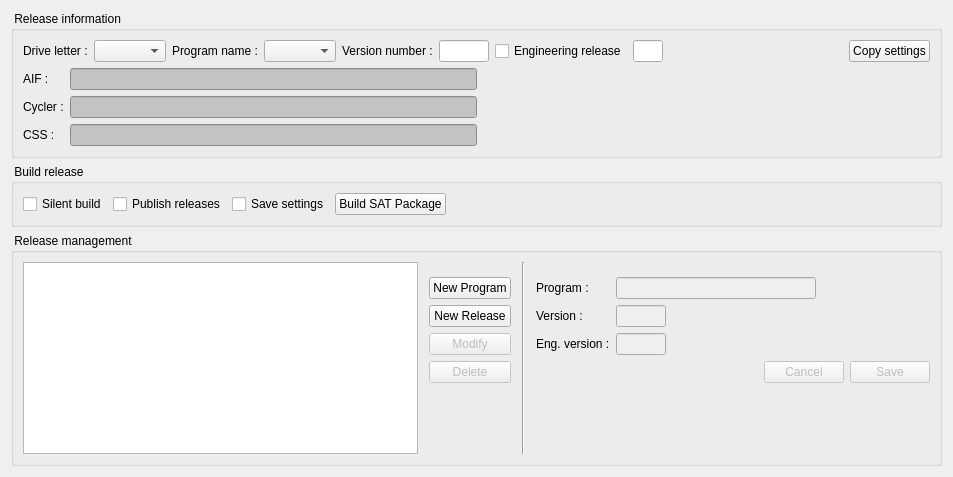
     <widget class="QWidget" name="tabMain">
      <attribute name="title">
       <string>SAT Release</string>
      </attribute>
      <layout class="QVBoxLayout" name="verticalLayout_9">
       <item>
        <widget class="QGroupBox" name="gbReleasInfo">
         <property name="title">
          <string> Release information </string>
         </property>
         <layout class="QVBoxLayout" name="verticalLayout_4">
          <item>
           <layout class="QHBoxLayout" name="horizontalLayout_10">
            <item>
             <widget class="QLabel" name="lblDrive">
              <property name="text">
               <string>Drive letter :</string>
              </property>
             </widget>
            </item>
            <item>
             <widget class="QComboBox" name="cmbDrive"/>
            </item>
            <item>
             <widget class="QLabel" name="lblProgramName">
              <property name="text">
               <string>Program name :</string>
              </property>
             </widget>
            </item>
            <item>
             <widget class="QComboBox" name="cmbProgramName"/>
            </item>
            <item>
             <widget class="QLabel" name="lblVersionNumber">
              <property name="text">
               <string>Version number :</string>
              </property>
             </widget>
            </item>
            <item>
             <widget class="QLineEdit" name="ledVersionNumber">
              <property name="maximumSize">
               <size>
                <width>50</width>
                <height>16777215</height>
               </size>
              </property>
             </widget>
            </item>
            <item>
             <widget class="QCheckBox" name="chkEngRelease">
              <property name="text">
               <string>Engineering release</string>
              </property>
             </widget>
            </item>
            <item>
             <widget class="QLineEdit" name="ledEngVersion">
              <property name="maximumSize">
               <size>
                <width>30</width>
                <height>16777215</height>
               </size>
              </property>
             </widget>
            </item>
            <item>
             <spacer name="horizontalSpacer_9">
              <property name="orientation">
               <enum>Qt::Horizontal</enum>
              </property>
              <property name="sizeHint" stdset="0">
               <size>
                <width>40</width>
                <height>20</height>
               </size>
              </property>
             </spacer>
            </item>
            <item>
             <widget class="QPushButton" name="pbCopySettings">
              <property name="text">
               <string>Copy settings</string>
              </property>
              <property name="icon">
               <iconset resource="vtitestmanager.qrc">
                <normaloff>:/images/refresh.png</normaloff>:/images/refresh.png</iconset>
              </property>
             </widget>
            </item>
           </layout>
          </item>
          <item>
           <layout class="QHBoxLayout" name="horizontalLayout_11">
            <item>
             <layout class="QFormLayout" name="formLayout">
              <item row="0" column="0">
               <widget class="QLabel" name="lblAIF">
                <property name="text">
                 <string>AIF :</string>
                </property>
               </widget>
              </item>
              <item row="0" column="1">
               <widget class="QLineEdit" name="ledAIFName">
                <property name="minimumSize">
                 <size>
                  <width>200</width>
                  <height>0</height>
                 </size>
                </property>
                <property name="autoFillBackground">
                 <bool>false</bool>
                </property>
                <property name="styleSheet">
                 <string notr="true">background-color: rgb(195, 195, 195);</string>
                </property>
                <property name="readOnly">
                 <bool>true</bool>
                </property>
               </widget>
              </item>
              <item row="1" column="0">
               <widget class="QLabel" name="lblCycler">
                <property name="text">
                 <string>Cycler :</string>
                </property>
               </widget>
              </item>
              <item row="1" column="1">
               <widget class="QLineEdit" name="ledCyclerName">
                <property name="minimumSize">
                 <size>
                  <width>200</width>
                  <height>0</height>
                 </size>
                </property>
                <property name="styleSheet">
                 <string notr="true">background-color: rgb(195, 195, 195);</string>
                </property>
                <property name="readOnly">
                 <bool>true</bool>
                </property>
               </widget>
              </item>
              <item row="2" column="0">
               <widget class="QLabel" name="lblCss">
                <property name="text">
                 <string>CSS :</string>
                </property>
               </widget>
              </item>
              <item row="2" column="1">
               <widget class="QLineEdit" name="ledCSSName">
                <property name="minimumSize">
                 <size>
                  <width>200</width>
                  <height>0</height>
                 </size>
                </property>
                <property name="styleSheet">
                 <string notr="true">background-color: rgb(195, 195, 195);</string>
                </property>
                <property name="readOnly">
                 <bool>true</bool>
                </property>
               </widget>
              </item>
             </layout>
            </item>
            <item>
             <spacer name="horizontalSpacer_10">
              <property name="orientation">
               <enum>Qt::Horizontal</enum>
              </property>
              <property name="sizeHint" stdset="0">
               <size>
                <width>40</width>
                <height>20</height>
               </size>
              </property>
             </spacer>
            </item>
           </layout>
          </item>
         </layout>
        </widget>
       </item>
       <item>
        <widget class="QGroupBox" name="gbReleaseBuild">
         <property name="title">
          <string> Build release </string>
         </property>
         <layout class="QHBoxLayout" name="horizontalLayout_12">
          <item>
           <widget class="QCheckBox" name="chkBuildSilent">
            <property name="text">
             <string>Silent build</string>
            </property>
           </widget>
          </item>
          <item>
           <widget class="QCheckBox" name="chkPublish">
            <property name="text">
             <string>Publish releases</string>
            </property>
           </widget>
          </item>
          <item>
           <widget class="QCheckBox" name="chkSaveSettings">
            <property name="text">
             <string>Save settings</string>
            </property>
           </widget>
          </item>
          <item>
           <widget class="QPushButton" name="pbBuildSatPackage">
            <property name="text">
             <string>Build SAT Package</string>
            </property>
            <property name="icon">
             <iconset resource="vtitestmanager.qrc">
              <normaloff>:/images/releases.png</normaloff>:/images/releases.png</iconset>
            </property>
           </widget>
          </item>
          <item>
           <spacer name="horizontalSpacer_11">
            <property name="orientation">
             <enum>Qt::Horizontal</enum>
            </property>
            <property name="sizeHint" stdset="0">
             <size>
              <width>484</width>
              <height>20</height>
             </size>
            </property>
           </spacer>
          </item>
         </layout>
        </widget>
       </item>
       <item>
        <widget class="QGroupBox" name="gbReleaseManagement">
         <property name="title">
          <string> Release management </string>
         </property>
         <layout class="QHBoxLayout" name="horizontalLayout_14">
          <item>
           <widget class="QTreeWidget" name="treeSATReleases">
            <property name="sortingEnabled">
             <bool>true</bool>
            </property>
            <property name="columnCount">
             <number>3</number>
            </property>
            <attribute name="headerVisible">
             <bool>false</bool>
            </attribute>
            <attribute name="headerCascadingSectionResizes">
             <bool>true</bool>
            </attribute>
            <attribute name="headerDefaultSectionSize">
             <number>100</number>
            </attribute>
            <attribute name="headerMinimumSectionSize">
             <number>50</number>
            </attribute>
            <column>
             <property name="text">
              <string notr="true">1</string>
             </property>
            </column>
            <column>
             <property name="text">
              <string notr="true">2</string>
             </property>
            </column>
            <column>
             <property name="text">
              <string notr="true">3</string>
             </property>
            </column>
           </widget>
          </item>
          <item>
           <spacer name="horizontalSpacer_13">
            <property name="orientation">
             <enum>Qt::Horizontal</enum>
            </property>
            <property name="sizeType">
             <enum>QSizePolicy::Fixed</enum>
            </property>
            <property name="sizeHint" stdset="0">
             <size>
              <width>5</width>
              <height>20</height>
             </size>
            </property>
           </spacer>
          </item>
          <item>
           <layout class="QVBoxLayout" name="verticalLayout_7">
            <item>
             <spacer name="verticalSpacer_7">
              <property name="orientation">
               <enum>Qt::Vertical</enum>
              </property>
              <property name="sizeType">
               <enum>QSizePolicy::Fixed</enum>
              </property>
              <property name="sizeHint" stdset="0">
               <size>
                <width>20</width>
                <height>15</height>
               </size>
              </property>
             </spacer>
            </item>
            <item>
             <widget class="QPushButton" name="pbSATNewProgram">
              <property name="text">
               <string>New Program</string>
              </property>
             </widget>
            </item>
            <item>
             <widget class="QPushButton" name="pbSATNewRelease">
              <property name="text">
               <string>New Release</string>
              </property>
             </widget>
            </item>
            <item>
             <widget class="QPushButton" name="pbSATModify">
              <property name="enabled">
               <bool>false</bool>
              </property>
              <property name="text">
               <string>Modify</string>
              </property>
             </widget>
            </item>
            <item>
             <widget class="QPushButton" name="pbSATDelete">
              <property name="enabled">
               <bool>false</bool>
              </property>
              <property name="text">
               <string>Delete</string>
              </property>
             </widget>
            </item>
            <item>
             <spacer name="verticalSpacer_8">
              <property name="orientation">
               <enum>Qt::Vertical</enum>
              </property>
              <property name="sizeHint" stdset="0">
               <size>
                <width>20</width>
                <height>40</height>
               </size>
              </property>
             </spacer>
            </item>
           </layout>
          </item>
          <item>
           <spacer name="horizontalSpacer_15">
            <property name="orientation">
             <enum>Qt::Horizontal</enum>
            </property>
            <property name="sizeType">
             <enum>QSizePolicy::Fixed</enum>
            </property>
            <property name="sizeHint" stdset="0">
             <size>
              <width>5</width>
              <height>20</height>
             </size>
            </property>
           </spacer>
          </item>
          <item>
           <widget class="Line" name="line">
            <property name="orientation">
             <enum>Qt::Vertical</enum>
            </property>
           </widget>
          </item>
          <item>
           <spacer name="horizontalSpacer_14">
            <property name="orientation">
             <enum>Qt::Horizontal</enum>
            </property>
            <property name="sizeType">
             <enum>QSizePolicy::Fixed</enum>
            </property>
            <property name="sizeHint" stdset="0">
             <size>
              <width>5</width>
              <height>20</height>
             </size>
            </property>
           </spacer>
          </item>
          <item>
           <layout class="QVBoxLayout" name="verticalLayout_8">
            <item>
             <spacer name="verticalSpacer_10">
              <property name="orientation">
               <enum>Qt::Vertical</enum>
              </property>
              <property name="sizeType">
               <enum>QSizePolicy::Fixed</enum>
              </property>
              <property name="sizeHint" stdset="0">
               <size>
                <width>20</width>
                <height>15</height>
               </size>
              </property>
             </spacer>
            </item>
            <item>
             <layout class="QFormLayout" name="formLayout_2">
              <item row="0" column="0">
               <widget class="QLabel" name="lblSATProgram">
                <property name="text">
                 <string>Program :</string>
                </property>
               </widget>
              </item>
              <item row="0" column="1">
               <widget class="QLineEdit" name="ledSATProgram">
                <property name="enabled">
                 <bool>false</bool>
                </property>
                <property name="maximumSize">
                 <size>
                  <width>200</width>
                  <height>16777215</height>
                 </size>
                </property>
               </widget>
              </item>
              <item row="1" column="0">
               <widget class="QLabel" name="lblSATVersion">
                <property name="text">
                 <string>Version :</string>
                </property>
               </widget>
              </item>
              <item row="1" column="1">
               <widget class="QLineEdit" name="ledSATVersion">
                <property name="enabled">
                 <bool>false</bool>
                </property>
                <property name="maximumSize">
                 <size>
                  <width>50</width>
                  <height>16777215</height>
                 </size>
                </property>
               </widget>
              </item>
              <item row="2" column="0">
               <widget class="QLabel" name="lblSATEngVersion">
                <property name="text">
                 <string>Eng. version :</string>
                </property>
               </widget>
              </item>
              <item row="2" column="1">
               <widget class="QLineEdit" name="ledSATEngVersion">
                <property name="enabled">
                 <bool>false</bool>
                </property>
                <property name="maximumSize">
                 <size>
                  <width>50</width>
                  <height>16777215</height>
                 </size>
                </property>
               </widget>
              </item>
             </layout>
            </item>
            <item>
             <layout class="QHBoxLayout" name="horizontalLayout_13">
              <item>
               <spacer name="horizontalSpacer_12">
                <property name="orientation">
                 <enum>Qt::Horizontal</enum>
                </property>
                <property name="sizeHint" stdset="0">
                 <size>
                  <width>40</width>
                  <height>20</height>
                 </size>
                </property>
               </spacer>
              </item>
              <item>
               <widget class="QPushButton" name="pbSATCancel">
                <property name="enabled">
                 <bool>false</bool>
                </property>
                <property name="text">
                 <string>Cancel</string>
                </property>
                <property name="icon">
                 <iconset resource="vtitestmanager.qrc">
                  <normaloff>:/images/cancel.png</normaloff>:/images/cancel.png</iconset>
                </property>
               </widget>
              </item>
              <item>
               <widget class="QPushButton" name="pbSATSave">
                <property name="enabled">
                 <bool>false</bool>
                </property>
                <property name="text">
                 <string>Save</string>
                </property>
                <property name="icon">
                 <iconset resource="vtitestmanager.qrc">
                  <normaloff>:/images/ok.png</normaloff>:/images/ok.png</iconset>
                </property>
               </widget>
              </item>
             </layout>
            </item>
            <item>
             <spacer name="verticalSpacer_9">
              <property name="orientation">
               <enum>Qt::Vertical</enum>
              </property>
              <property name="sizeHint" stdset="0">
               <size>
                <width>20</width>
                <height>40</height>
               </size>
              </property>
             </spacer>
            </item>
           </layout>
          </item>
         </layout>
        </widget>
       </item>
      </layout>
     </widget>
